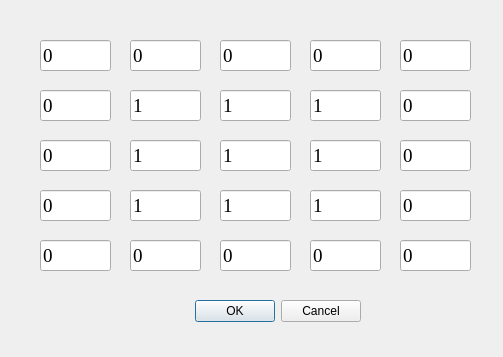
<?xml version="1.0" encoding="UTF-8"?>
<ui version="4.0">
 <class>Dialog</class>
 <widget class="QDialog" name="Dialog">
  <property name="geometry">
   <rect>
    <x>0</x>
    <y>0</y>
    <width>503</width>
    <height>357</height>
   </rect>
  </property>
  <property name="windowTitle">
   <string>Dialog</string>
  </property>
  <widget class="QDialogButtonBox" name="buttonBox">
   <property name="geometry">
    <rect>
     <x>60</x>
     <y>291</y>
     <width>301</width>
     <height>41</height>
    </rect>
   </property>
   <property name="orientation">
    <enum>Qt::Horizontal</enum>
   </property>
   <property name="standardButtons">
    <set>QDialogButtonBox::Cancel|QDialogButtonBox::Ok</set>
   </property>
  </widget>
  <widget class="QLineEdit" name="lineEdit1">
   <property name="geometry">
    <rect>
     <x>40</x>
     <y>40</y>
     <width>71</width>
     <height>31</height>
    </rect>
   </property>
   <property name="font">
    <font>
     <family>Times New Roman</family>
     <pointsize>14</pointsize>
    </font>
   </property>
   <property name="text">
    <string>0</string>
   </property>
  </widget>
  <widget class="QLineEdit" name="lineEdit2">
   <property name="geometry">
    <rect>
     <x>130</x>
     <y>40</y>
     <width>71</width>
     <height>31</height>
    </rect>
   </property>
   <property name="font">
    <font>
     <family>Times New Roman</family>
     <pointsize>14</pointsize>
    </font>
   </property>
   <property name="text">
    <string>0</string>
   </property>
  </widget>
  <widget class="QLineEdit" name="lineEdit3">
   <property name="geometry">
    <rect>
     <x>220</x>
     <y>40</y>
     <width>71</width>
     <height>31</height>
    </rect>
   </property>
   <property name="font">
    <font>
     <family>Times New Roman</family>
     <pointsize>14</pointsize>
    </font>
   </property>
   <property name="text">
    <string>0</string>
   </property>
  </widget>
  <widget class="QLineEdit" name="lineEdit4">
   <property name="geometry">
    <rect>
     <x>310</x>
     <y>40</y>
     <width>71</width>
     <height>31</height>
    </rect>
   </property>
   <property name="font">
    <font>
     <family>Times New Roman</family>
     <pointsize>14</pointsize>
    </font>
   </property>
   <property name="text">
    <string>0</string>
   </property>
  </widget>
  <widget class="QLineEdit" name="lineEdit6">
   <property name="geometry">
    <rect>
     <x>40</x>
     <y>90</y>
     <width>71</width>
     <height>31</height>
    </rect>
   </property>
   <property name="font">
    <font>
     <family>Times New Roman</family>
     <pointsize>14</pointsize>
    </font>
   </property>
   <property name="text">
    <string>0</string>
   </property>
  </widget>
  <widget class="QLineEdit" name="lineEdit5">
   <property name="geometry">
    <rect>
     <x>400</x>
     <y>40</y>
     <width>71</width>
     <height>31</height>
    </rect>
   </property>
   <property name="font">
    <font>
     <family>Times New Roman</family>
     <pointsize>14</pointsize>
    </font>
   </property>
   <property name="text">
    <string>0</string>
   </property>
  </widget>
  <widget class="QLineEdit" name="lineEdit9">
   <property name="geometry">
    <rect>
     <x>310</x>
     <y>90</y>
     <width>71</width>
     <height>31</height>
    </rect>
   </property>
   <property name="font">
    <font>
     <family>Times New Roman</family>
     <pointsize>14</pointsize>
    </font>
   </property>
   <property name="text">
    <string>1</string>
   </property>
  </widget>
  <widget class="QLineEdit" name="lineEdit7">
   <property name="geometry">
    <rect>
     <x>130</x>
     <y>90</y>
     <width>71</width>
     <height>31</height>
    </rect>
   </property>
   <property name="font">
    <font>
     <family>Times New Roman</family>
     <pointsize>14</pointsize>
    </font>
   </property>
   <property name="text">
    <string>1</string>
   </property>
  </widget>
  <widget class="QLineEdit" name="lineEdit8">
   <property name="geometry">
    <rect>
     <x>220</x>
     <y>90</y>
     <width>71</width>
     <height>31</height>
    </rect>
   </property>
   <property name="font">
    <font>
     <family>Times New Roman</family>
     <pointsize>14</pointsize>
    </font>
   </property>
   <property name="text">
    <string>1</string>
   </property>
  </widget>
  <widget class="QLineEdit" name="lineEdit10">
   <property name="geometry">
    <rect>
     <x>400</x>
     <y>90</y>
     <width>71</width>
     <height>31</height>
    </rect>
   </property>
   <property name="font">
    <font>
     <family>Times New Roman</family>
     <pointsize>14</pointsize>
    </font>
   </property>
   <property name="text">
    <string>0</string>
   </property>
  </widget>
  <widget class="QLineEdit" name="lineEdit19">
   <property name="geometry">
    <rect>
     <x>310</x>
     <y>190</y>
     <width>71</width>
     <height>31</height>
    </rect>
   </property>
   <property name="font">
    <font>
     <family>Times New Roman</family>
     <pointsize>14</pointsize>
    </font>
   </property>
   <property name="text">
    <string>1</string>
   </property>
  </widget>
  <widget class="QLineEdit" name="lineEdit11">
   <property name="geometry">
    <rect>
     <x>40</x>
     <y>140</y>
     <width>71</width>
     <height>31</height>
    </rect>
   </property>
   <property name="font">
    <font>
     <family>Times New Roman</family>
     <pointsize>14</pointsize>
    </font>
   </property>
   <property name="text">
    <string>0</string>
   </property>
  </widget>
  <widget class="QLineEdit" name="lineEdit17">
   <property name="geometry">
    <rect>
     <x>130</x>
     <y>190</y>
     <width>71</width>
     <height>31</height>
    </rect>
   </property>
   <property name="font">
    <font>
     <family>Times New Roman</family>
     <pointsize>14</pointsize>
    </font>
   </property>
   <property name="text">
    <string>1</string>
   </property>
  </widget>
  <widget class="QLineEdit" name="lineEdit18">
   <property name="geometry">
    <rect>
     <x>220</x>
     <y>190</y>
     <width>71</width>
     <height>31</height>
    </rect>
   </property>
   <property name="font">
    <font>
     <family>Times New Roman</family>
     <pointsize>14</pointsize>
    </font>
   </property>
   <property name="text">
    <string>1</string>
   </property>
  </widget>
  <widget class="QLineEdit" name="lineEdit14">
   <property name="geometry">
    <rect>
     <x>310</x>
     <y>140</y>
     <width>71</width>
     <height>31</height>
    </rect>
   </property>
   <property name="font">
    <font>
     <family>Times New Roman</family>
     <pointsize>14</pointsize>
    </font>
   </property>
   <property name="text">
    <string>1</string>
   </property>
  </widget>
  <widget class="QLineEdit" name="lineEdit15">
   <property name="geometry">
    <rect>
     <x>400</x>
     <y>140</y>
     <width>71</width>
     <height>31</height>
    </rect>
   </property>
   <property name="font">
    <font>
     <family>Times New Roman</family>
     <pointsize>14</pointsize>
    </font>
   </property>
   <property name="text">
    <string>0</string>
   </property>
  </widget>
  <widget class="QLineEdit" name="lineEdit13">
   <property name="geometry">
    <rect>
     <x>220</x>
     <y>140</y>
     <width>71</width>
     <height>31</height>
    </rect>
   </property>
   <property name="font">
    <font>
     <family>Times New Roman</family>
     <pointsize>14</pointsize>
    </font>
   </property>
   <property name="text">
    <string>1</string>
   </property>
  </widget>
  <widget class="QLineEdit" name="lineEdit16">
   <property name="geometry">
    <rect>
     <x>40</x>
     <y>190</y>
     <width>71</width>
     <height>31</height>
    </rect>
   </property>
   <property name="font">
    <font>
     <family>Times New Roman</family>
     <pointsize>14</pointsize>
    </font>
   </property>
   <property name="text">
    <string>0</string>
   </property>
  </widget>
  <widget class="QLineEdit" name="lineEdit12">
   <property name="geometry">
    <rect>
     <x>130</x>
     <y>140</y>
     <width>71</width>
     <height>31</height>
    </rect>
   </property>
   <property name="font">
    <font>
     <family>Times New Roman</family>
     <pointsize>14</pointsize>
    </font>
   </property>
   <property name="text">
    <string>1</string>
   </property>
  </widget>
  <widget class="QLineEdit" name="lineEdit21">
   <property name="geometry">
    <rect>
     <x>40</x>
     <y>240</y>
     <width>71</width>
     <height>31</height>
    </rect>
   </property>
   <property name="font">
    <font>
     <family>Times New Roman</family>
     <pointsize>14</pointsize>
    </font>
   </property>
   <property name="text">
    <string>0</string>
   </property>
  </widget>
  <widget class="QLineEdit" name="lineEdit25">
   <property name="geometry">
    <rect>
     <x>400</x>
     <y>240</y>
     <width>71</width>
     <height>31</height>
    </rect>
   </property>
   <property name="font">
    <font>
     <family>Times New Roman</family>
     <pointsize>14</pointsize>
    </font>
   </property>
   <property name="text">
    <string>0</string>
   </property>
  </widget>
  <widget class="QLineEdit" name="lineEdit22">
   <property name="geometry">
    <rect>
     <x>130</x>
     <y>240</y>
     <width>71</width>
     <height>31</height>
    </rect>
   </property>
   <property name="font">
    <font>
     <family>Times New Roman</family>
     <pointsize>14</pointsize>
    </font>
   </property>
   <property name="text">
    <string>0</string>
   </property>
  </widget>
  <widget class="QLineEdit" name="lineEdit24">
   <property name="geometry">
    <rect>
     <x>310</x>
     <y>240</y>
     <width>71</width>
     <height>31</height>
    </rect>
   </property>
   <property name="font">
    <font>
     <family>Times New Roman</family>
     <pointsize>14</pointsize>
    </font>
   </property>
   <property name="text">
    <string>0</string>
   </property>
  </widget>
  <widget class="QLineEdit" name="lineEdit23">
   <property name="geometry">
    <rect>
     <x>220</x>
     <y>240</y>
     <width>71</width>
     <height>31</height>
    </rect>
   </property>
   <property name="font">
    <font>
     <family>Times New Roman</family>
     <pointsize>14</pointsize>
    </font>
   </property>
   <property name="text">
    <string>0</string>
   </property>
  </widget>
  <widget class="QLineEdit" name="lineEdit20">
   <property name="geometry">
    <rect>
     <x>400</x>
     <y>190</y>
     <width>71</width>
     <height>31</height>
    </rect>
   </property>
   <property name="font">
    <font>
     <family>Times New Roman</family>
     <pointsize>14</pointsize>
    </font>
   </property>
   <property name="text">
    <string>0</string>
   </property>
  </widget>
 </widget>
 <resources/>
 <connections>
  <connection>
   <sender>buttonBox</sender>
   <signal>accepted()</signal>
   <receiver>Dialog</receiver>
   <slot>accept()</slot>
   <hints>
    <hint type="sourcelabel">
     <x>248</x>
     <y>254</y>
    </hint>
    <hint type="destinationlabel">
     <x>157</x>
     <y>274</y>
    </hint>
   </hints>
  </connection>
  <connection>
   <sender>buttonBox</sender>
   <signal>rejected()</signal>
   <receiver>Dialog</receiver>
   <slot>reject()</slot>
   <hints>
    <hint type="sourcelabel">
     <x>316</x>
     <y>260</y>
    </hint>
    <hint type="destinationlabel">
     <x>286</x>
     <y>274</y>
    </hint>
   </hints>
  </connection>
 </connections>
</ui>
